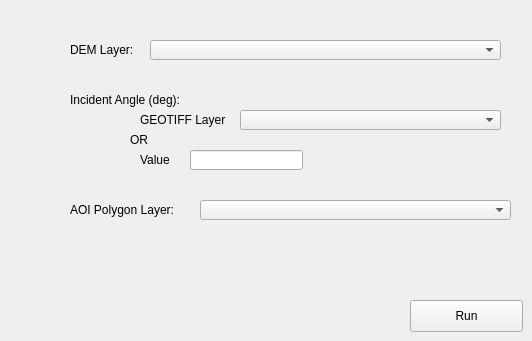
         <widget class="QWidget" name="tab_5">
          <attribute name="title">
           <string>Geo.  Distortion Index (GDI)</string>
          </attribute>
          <widget class="QLabel" name="label_8">
           <property name="geometry">
            <rect>
             <x>70</x>
             <y>40</y>
             <width>81</width>
             <height>20</height>
            </rect>
           </property>
           <property name="text">
            <string>DEM Layer:</string>
           </property>
          </widget>
          <widget class="QComboBox" name="comboBox_2">
           <property name="geometry">
            <rect>
             <x>150</x>
             <y>40</y>
             <width>351</width>
             <height>20</height>
            </rect>
           </property>
          </widget>
          <widget class="QLabel" name="label_10">
           <property name="geometry">
            <rect>
             <x>70</x>
             <y>90</y>
             <width>141</width>
             <height>20</height>
            </rect>
           </property>
           <property name="text">
            <string>Incident Angle (deg):</string>
           </property>
          </widget>
          <widget class="QLabel" name="label_11">
           <property name="geometry">
            <rect>
             <x>140</x>
             <y>110</y>
             <width>101</width>
             <height>20</height>
            </rect>
           </property>
           <property name="text">
            <string>GEOTIFF Layer</string>
           </property>
          </widget>
          <widget class="QLabel" name="label_12">
           <property name="geometry">
            <rect>
             <x>130</x>
             <y>130</y>
             <width>141</width>
             <height>20</height>
            </rect>
           </property>
           <property name="text">
            <string>OR</string>
           </property>
          </widget>
          <widget class="QLabel" name="label_13">
           <property name="geometry">
            <rect>
             <x>140</x>
             <y>150</y>
             <width>41</width>
             <height>20</height>
            </rect>
           </property>
           <property name="text">
            <string>Value</string>
           </property>
          </widget>
          <widget class="QComboBox" name="comboBox_3">
           <property name="geometry">
            <rect>
             <x>240</x>
             <y>110</y>
             <width>261</width>
             <height>20</height>
            </rect>
           </property>
          </widget>
          <widget class="QLineEdit" name="lineEdit_4">
           <property name="geometry">
            <rect>
             <x>190</x>
             <y>150</y>
             <width>113</width>
             <height>20</height>
            </rect>
           </property>
          </widget>
          <widget class="QLabel" name="label_14">
           <property name="geometry">
            <rect>
             <x>70</x>
             <y>200</y>
             <width>131</width>
             <height>20</height>
            </rect>
           </property>
           <property name="text">
            <string>AOI Polygon Layer:</string>
           </property>
          </widget>
          <widget class="QComboBox" name="comboBox_4">
           <property name="geometry">
            <rect>
             <x>200</x>
             <y>200</y>
             <width>311</width>
             <height>20</height>
            </rect>
           </property>
          </widget>
          <widget class="QPushButton" name="pushButton">
           <property name="geometry">
            <rect>
             <x>410</x>
             <y>300</y>
             <width>113</width>
             <height>32</height>
            </rect>
           </property>
           <property name="text">
            <string>Run</string>
           </property>
          </widget>
         </widget>
